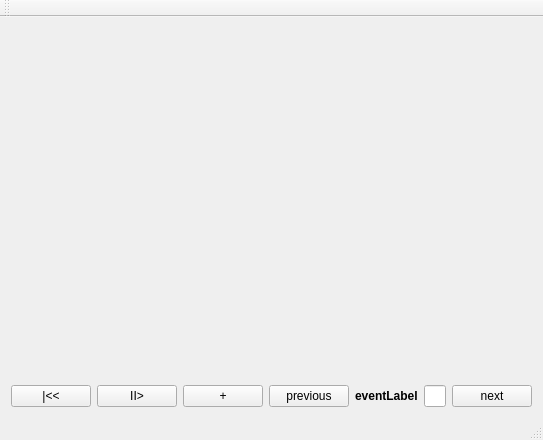
<?xml version="1.0" encoding="UTF-8"?>
<ui version="4.0">
 <class>MainWindow</class>
 <widget class="QMainWindow" name="MainWindow">
  <property name="geometry">
   <rect>
    <x>0</x>
    <y>0</y>
    <width>493</width>
    <height>440</height>
   </rect>
  </property>
  <property name="windowTitle">
   <string>SED13 Interactive Interface</string>
  </property>
  <widget class="QWidget" name="centralWidget">
   <layout class="QVBoxLayout" name="verticalLayout">
    <item>
     <widget class="CVWidget" name="imageArea" native="true">
      <property name="sizePolicy">
       <sizepolicy hsizetype="MinimumExpanding" vsizetype="MinimumExpanding">
        <horstretch>0</horstretch>
        <verstretch>0</verstretch>
       </sizepolicy>
      </property>
     </widget>
    </item>
    <item>
     <layout class="QHBoxLayout" name="horizontalLayout">
      <item>
       <widget class="QPushButton" name="replayButton">
        <property name="focusPolicy">
         <enum>Qt::NoFocus</enum>
        </property>
        <property name="toolTip">
         <string>Replay current event</string>
        </property>
        <property name="text">
         <string>|&lt;&lt;</string>
        </property>
       </widget>
      </item>
      <item>
       <widget class="QPushButton" name="pauseButton">
        <property name="focusPolicy">
         <enum>Qt::NoFocus</enum>
        </property>
        <property name="toolTip">
         <string>Pause or play current event</string>
        </property>
        <property name="text">
         <string>II&gt;</string>
        </property>
       </widget>
      </item>
      <item>
       <widget class="QPushButton" name="plusButton">
        <property name="focusPolicy">
         <enum>Qt::NoFocus</enum>
        </property>
        <property name="toolTip">
         <string>Add more videoframes to preview of current event</string>
        </property>
        <property name="text">
         <string>+</string>
        </property>
       </widget>
      </item>
      <item>
       <widget class="QPushButton" name="previousButton">
        <property name="focusPolicy">
         <enum>Qt::NoFocus</enum>
        </property>
        <property name="toolTip">
         <string>Previous event</string>
        </property>
        <property name="text">
         <string>previous</string>
        </property>
       </widget>
      </item>
      <item>
       <widget class="QLabel" name="eventLabel">
        <property name="font">
         <font>
          <weight>75</weight>
          <bold>true</bold>
         </font>
        </property>
        <property name="text">
         <string>eventLabel</string>
        </property>
       </widget>
      </item>
      <item>
       <widget class="QLineEdit" name="lineEdit">
        <property name="toolTip">
         <string>Input format: TrajectoryID1,TrajectoryID2</string>
        </property>
       </widget>
      </item>
      <item>
       <widget class="QPushButton" name="nextButton">
        <property name="focusPolicy">
         <enum>Qt::NoFocus</enum>
        </property>
        <property name="toolTip">
         <string>Next event</string>
        </property>
        <property name="text">
         <string>next</string>
        </property>
       </widget>
      </item>
     </layout>
    </item>
   </layout>
  </widget>
  <widget class="QMenuBar" name="menuBar">
   <property name="geometry">
    <rect>
     <x>0</x>
     <y>0</y>
     <width>493</width>
     <height>20</height>
    </rect>
   </property>
  </widget>
  <widget class="QToolBar" name="mainToolBar">
   <attribute name="toolBarArea">
    <enum>TopToolBarArea</enum>
   </attribute>
   <attribute name="toolBarBreak">
    <bool>false</bool>
   </attribute>
  </widget>
  <widget class="QStatusBar" name="statusBar"/>
 </widget>
 <layoutdefault spacing="6" margin="11"/>
 <customwidgets>
  <customwidget>
   <class>CVWidget</class>
   <extends>QWidget</extends>
   <header>cvwidget.h</header>
   <container>1</container>
  </customwidget>
 </customwidgets>
 <resources/>
 <connections>
  <connection>
   <sender>lineEdit</sender>
   <signal>returnPressed()</signal>
   <receiver>nextButton</receiver>
   <slot>click()</slot>
   <hints>
    <hint type="sourcelabel">
     <x>259</x>
     <y>390</y>
    </hint>
    <hint type="destinationlabel">
     <x>333</x>
     <y>390</y>
    </hint>
   </hints>
  </connection>
 </connections>
</ui>
